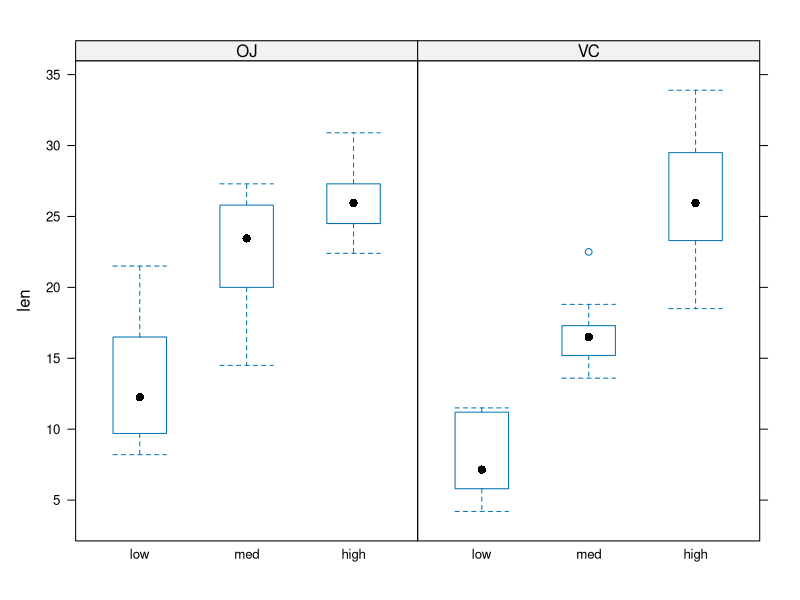
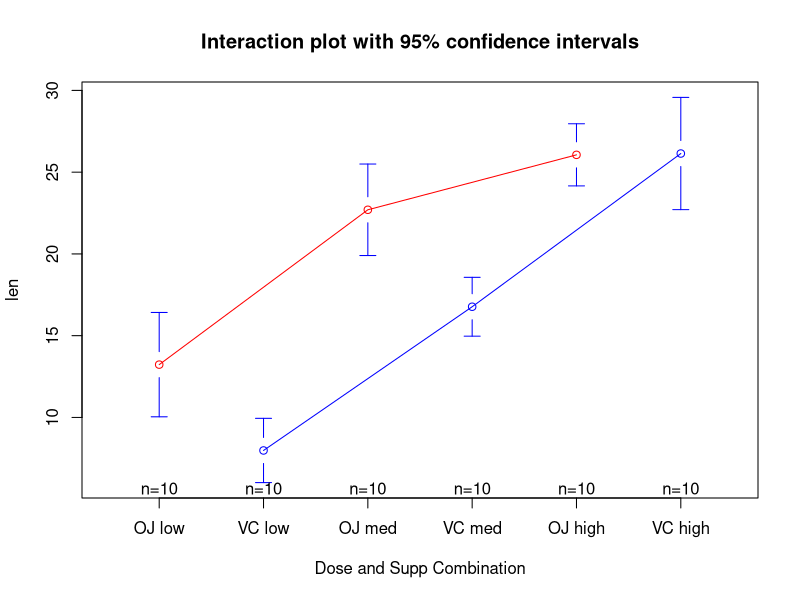

The R source for these figures, in order:
## ---- chunk 1
library(gplots)
library(lattice)
data(ToothGrowth)
nrow(ToothGrowth)
ncol(ToothGrowth)
str(ToothGrowth)
## ---- chunk 2
ToothGrowth$dose #We must consider 0.5, 1 and 2 as scales
ToothGrowth$dose = factor(ToothGrowth$dose, levels=c(0.5,1.0,2.0),
                          labels=c("low","med","high"))
attach(ToothGrowth)
table(supp,dose)
## ---- chunk 3
bwplot(len ~ dose | supp)
## ---- chunk 4
summary(ToothGrowth)
aggregate(len,list(supp,dose), mean)
aggregate(len,list(supp,dose), sd)
## ---- chunk 5
anova <- aov(len ~ supp * dose, data=ToothGrowth)
TukeyHSD(anova)
## ---- chunk 6
plotmeans(len~interaction(supp,dose,sep=" "),connect=list(c(1,3,5),c(2,4,6)),col=c("red","blue"),xlab="Dose and Supp Combination",main = "Interaction plot with 95% confidence intervals")
